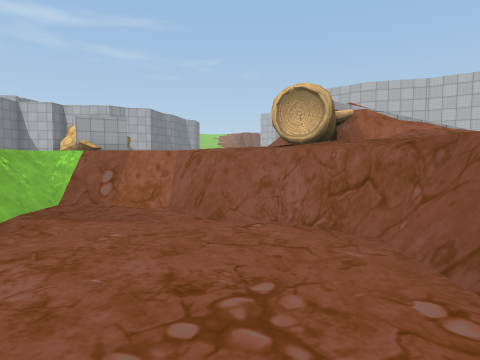
[1] (above)

24 first-person views from a walk through a Unity game level. The camera is 1.3 m above the floor, tilts 4° down and sees 75° across. The floor is counted in squares, 2 m on a side. Each view is taken from the middle of a square. On the plan, view 1 faces up. The plan holds only what a view shows up to about 10 squares ahead; the rest is blank. The place goes on beyond the plan. Some animated figures are not drawn. Some surface patterns are stand-ins.

[2]
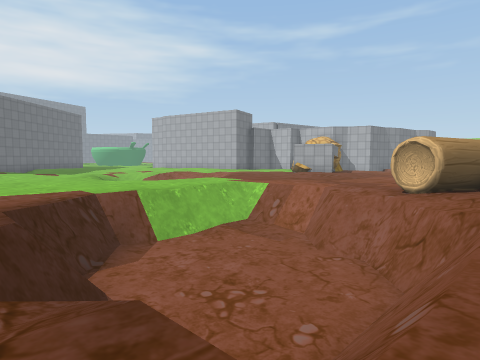

[3]
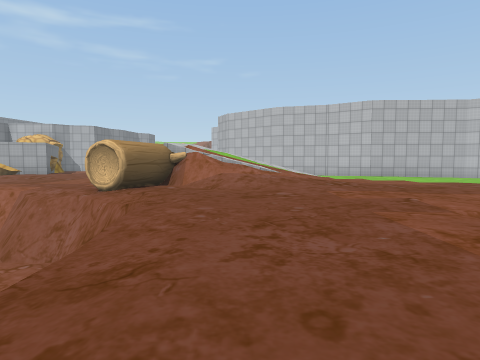

[4]
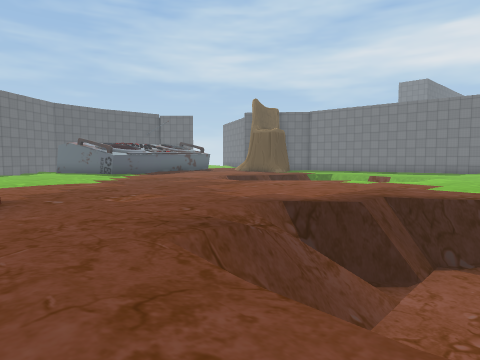

[5]
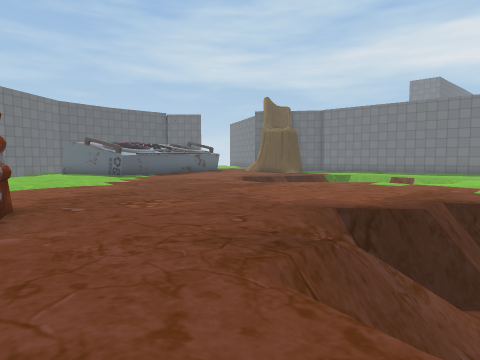

[6]
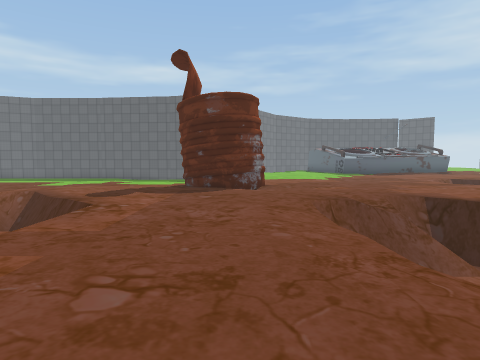

[7]
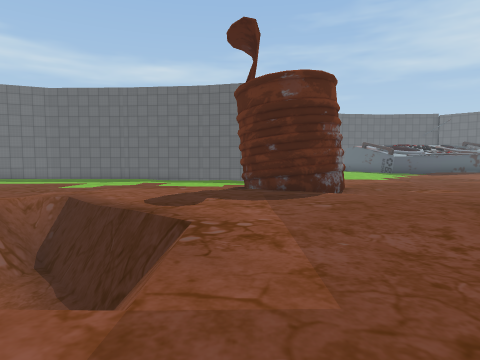

[8]
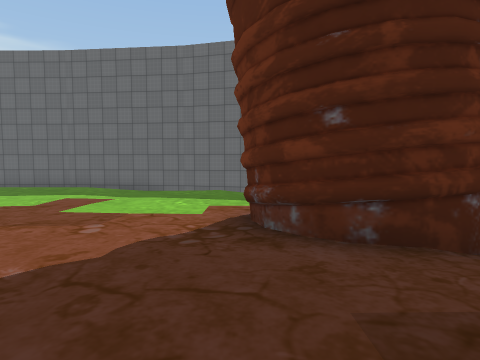

[9]
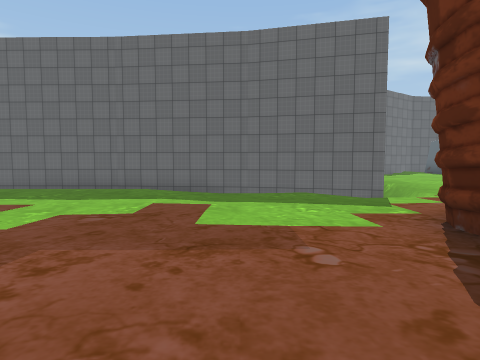

[10]
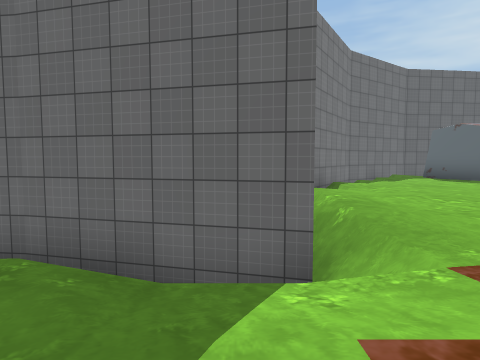

[11]
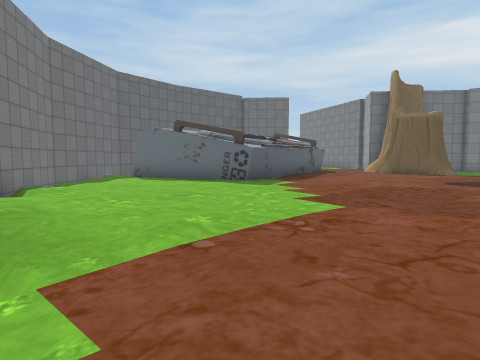

[12]
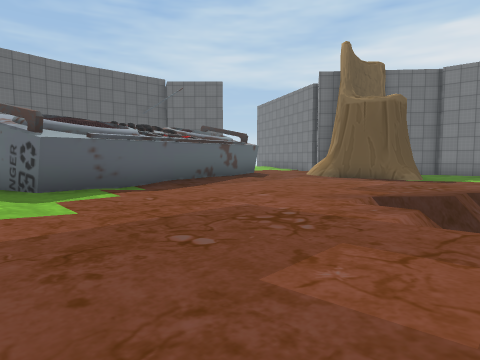

[13]
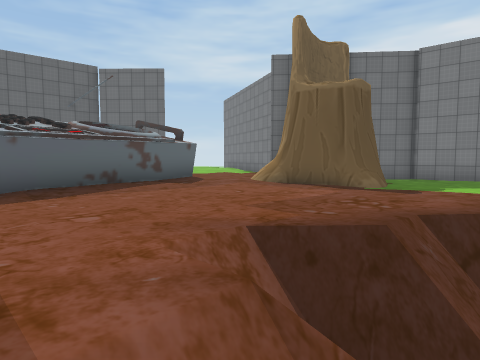

[14]
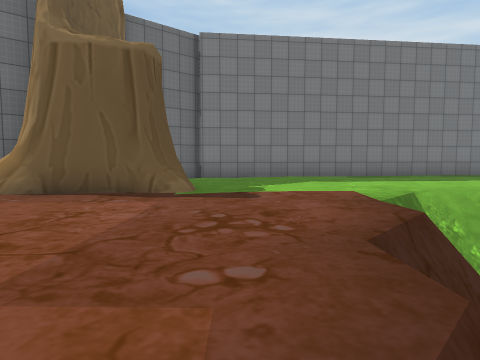

[15]
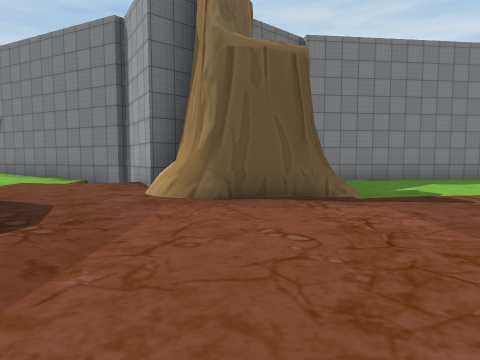

[16]
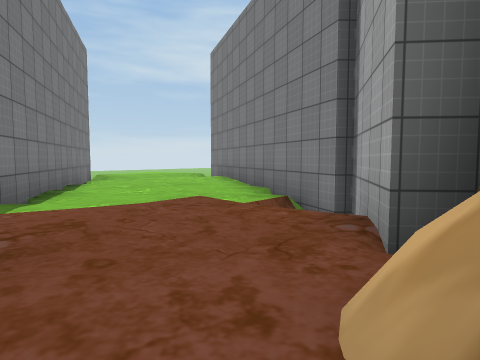

[17]
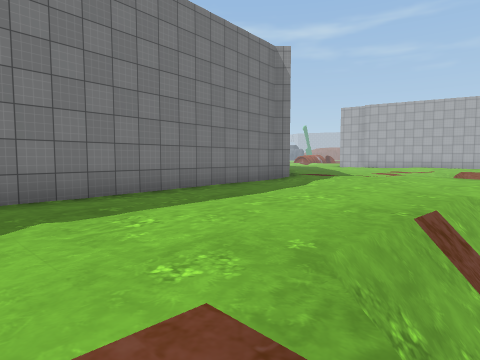

[18]
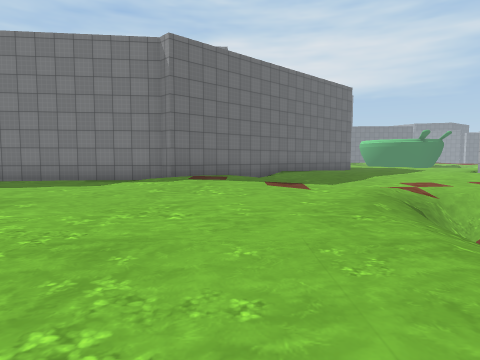

[19]
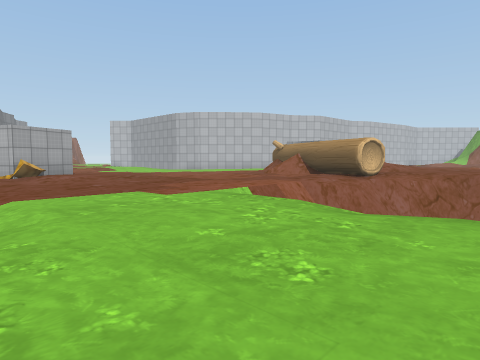

[20]
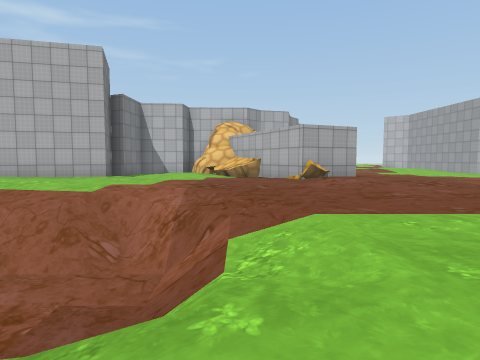

[21]
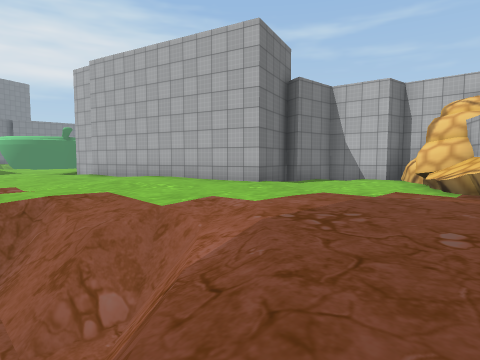

[22]
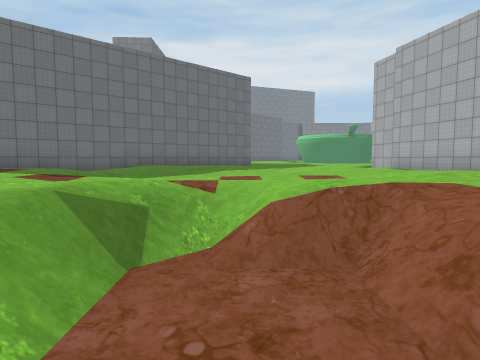

[23]
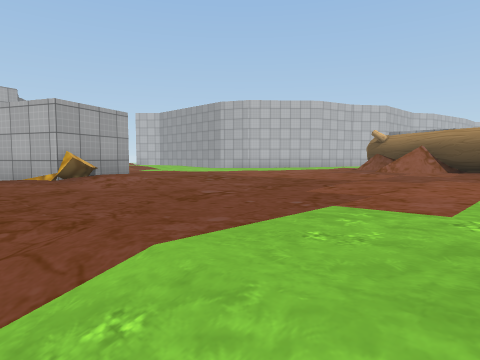

[24]
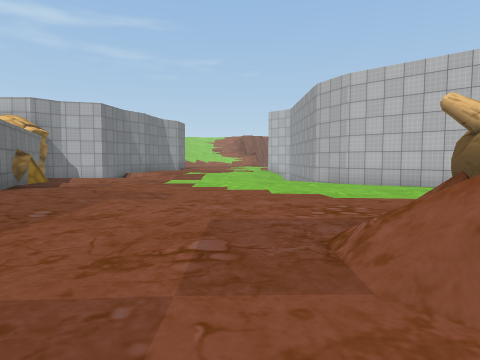

### Floor plan
Key: @ floor where view 1 was taken; # wall or solid block; x gap in a wall; . main floor; : floor 0.25 m higher than the main floor; - floor 0.25 m lower than the main floor; + floor 0.5 m higher than the main floor; _ floor 2 m lower than the main floor; / step, stairs or slope; = window, fence, low wall or low ledge; v drop or lower ground; O other object.
Columns run from 17 left of view 1 to 15 right of it. Each row starts with its distance up from view 1.
 19        #
 18     #####
 17     #//.###......../##
 16     #/..####.:....../##
 15     #/.../##:.........#
 14   ###./...#O#:........
 13 ###.......OO#::.......
 12 ./::.......O::.......
 11 ..::..//....::....::
 10 .././//=/........::#
  9 ....////=/.......:/#////   ::
  8 ...///__//.......:#///// ::::
  7 ...///__//.......:##=////+::
  6 ...-/__///...v###/##////+++
  5 /...==////...=__//##+++++++
  4 /.//..///....=____/#++++++
  3 //./.........=_____#+++++
  2 /::..........//____v/+++v
  1 #/::..........==___#/+++=
  0 ##:.../........##@/=/+++#=
 -1  #/..... ......:##/:+++::#=#
 -2  #..../   .....::::::++::::v:
 -3  #..../    .....:::://:::::::
 -4  #....#=    .....:..:###::::..
 -5  #....#=     ........# #.::....
 -6  #....#=      .......  ........
 -7  #..... #=/  .................
 -8  #.......v=/v..................
 -9  ##......../.........///.......
-10   #..+............../v//  //....
-11   # ##...............v######/////
-12     ##/..............      ######
-13     ##/.......##.....
-14    ##/....######....v
-15    #v..####    #... #
-16   ##..:        #...##
-17   #...:         xvv#
-18  ##...#           ##
-19  #:...#
-20  #...##

Where each view was taken, in squares from view 1:
view 1: 0 up, 0 right, facing up
view 2: 1 down, 3 right, facing up-left
view 3: 1 down, 4 right, facing up
view 4: 2 up, 4 right, facing down-left
view 5: 1 up, 4 right, facing down-left
view 6: 6 up, 4 right, facing down
view 7: 4 up, 6 right, facing down
view 8: 1 down, 6 right, facing down
view 9: 2 down, 8 right, facing down
view 10: 7 down, 5 right, facing down
view 11: 7 down, 4 right, facing down-left
view 12: 7 down, 1 left, facing down-left
view 13: 7 down, 4 left, facing down-left
view 14: 9 down, 6 left, facing left
view 15: 12 down, 6 left, facing left
view 16: 13 down, 10 left, facing down-left
view 17: 8 down, 10 left, facing up-left
view 18: 2 up, 7 left, facing left
view 19: 2 up, 8 left, facing up-right
view 20: 4 up, 8 left, facing up
view 21: 8 up, 7 left, facing up-left
view 22: 7 up, 8 left, facing left
view 23: 6 up, 8 left, facing up-right
view 24: 7 up, 0 right, facing up
